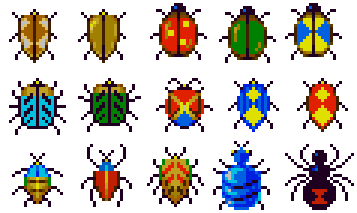
#> input picture assets/images/Bugs.png, 119 x 71 px, found by its file name (shown 3 times larger)
$ python bug_extractor.py
#> lines starting #> are read from the running program, lines starting #| are printed output that depends on the picture; after the words box and inside, x2 and y2 are one past the last pixel; in counts of white or black regions, pixels touching at a corner belong together
from PIL import Image
import numpy as np

from pathlib import Path

folder = Path("./")

for file in folder.glob("*.png"):
    if file.is_file():
        file.unlink()

img = Image.open("../assets/Bugs.png").convert("RGBA")
#> img is the input picture: PIL image 119x71 RGBA; mean R, G, B, A 26.2, 21.5, 16.2, 80
a = np.array(img)

# Treat the top-left pixel as the background color (or transparent)
bg = a[0, 0]
#> bg = [0, 0, 0, 0]
mask = (a != bg).any(axis=-1)
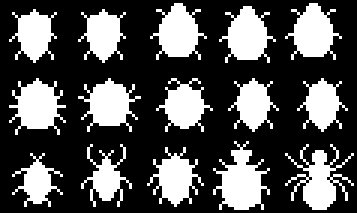
#> mask: shape (71, 119) bool (shown 3 times larger); 31.4% white; 15 white regions, largest, box (x1, y1, x2, y2) and area: (71, 47, 90, 70) 230, (95, 48, 118, 70) 208, (3, 26, 22, 45) 203
if bg[3] == 0:
    mask = a[..., 3] > 0

def runs(profile, min_gap=1):
    """(start, end) spans of True values; gaps shorter than min_gap are bridged."""
    spans, start, gap = [], None, 0
#> gap = 0
    for i, v in enumerate(profile):
        if v:
            if start is None:
                start = i
            gap = 0
            end = i + 1
        elif start is not None:
            gap += 1
            if gap >= min_gap:
                spans.append((start, end))
                start = None
    if start is not None:
        spans.append((start, end))
    return spans

n = 0
for y0, y1 in runs(mask.any(axis=1)):
    for x0, x1 in runs(mask[y0:y1].any(axis=0)):
        img.crop((x0, y0, x1, y1)).save(f"bug_{n:02d}.png")
        print(f"bug_{n:02d}: x={x0} y={y0} w={x1-x0} h={y1-y0}")
        n += 1
#> this loop made 3 passes
#> (y0, y1) on passes 1 to 3: (1, 21), (26, 45), (47, 70)
#> (printed output is left out)
#> pass 1, `img.crop((x0, y0, x1, y1)).save(f"bug_{n:02d}.png")`:
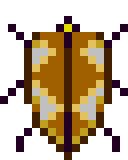
#> saved as bug_00.png: PIL image 16x20 RGBA (shown 8 times larger); mean R, G, B, A 64.6, 45.2, 18.7, 126.7; transparent parts drawn white
#> pass 1, `img.crop((x0, y0, x1, y1)).save(f"bug_{n:02d}.png")`:
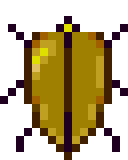
#> saved as bug_01.png: PIL image 16x20 RGBA (shown 8 times larger); mean R, G, B, A 60.4, 44.2, 4.8, 126.7; transparent parts drawn white
#> pass 1, `img.crop((x0, y0, x1, y1)).save(f"bug_{n:02d}.png")`:
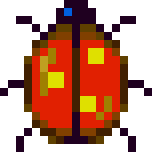
#> saved as bug_02.png: PIL image 19x20 RGBA (shown 8 times larger); mean R, G, B, A 72.8, 24.3, 4.4, 132.9; transparent parts drawn white
#> pass 1, `img.crop((x0, y0, x1, y1)).save(f"bug_{n:02d}.png")`:
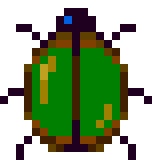
#> saved as bug_03.png: PIL image 19x20 RGBA (shown 8 times larger); mean R, G, B, A 21, 40.5, 4.4, 132.9; transparent parts drawn white
#> after the loop, n = 15

print("total:", n)
#| total: 15
